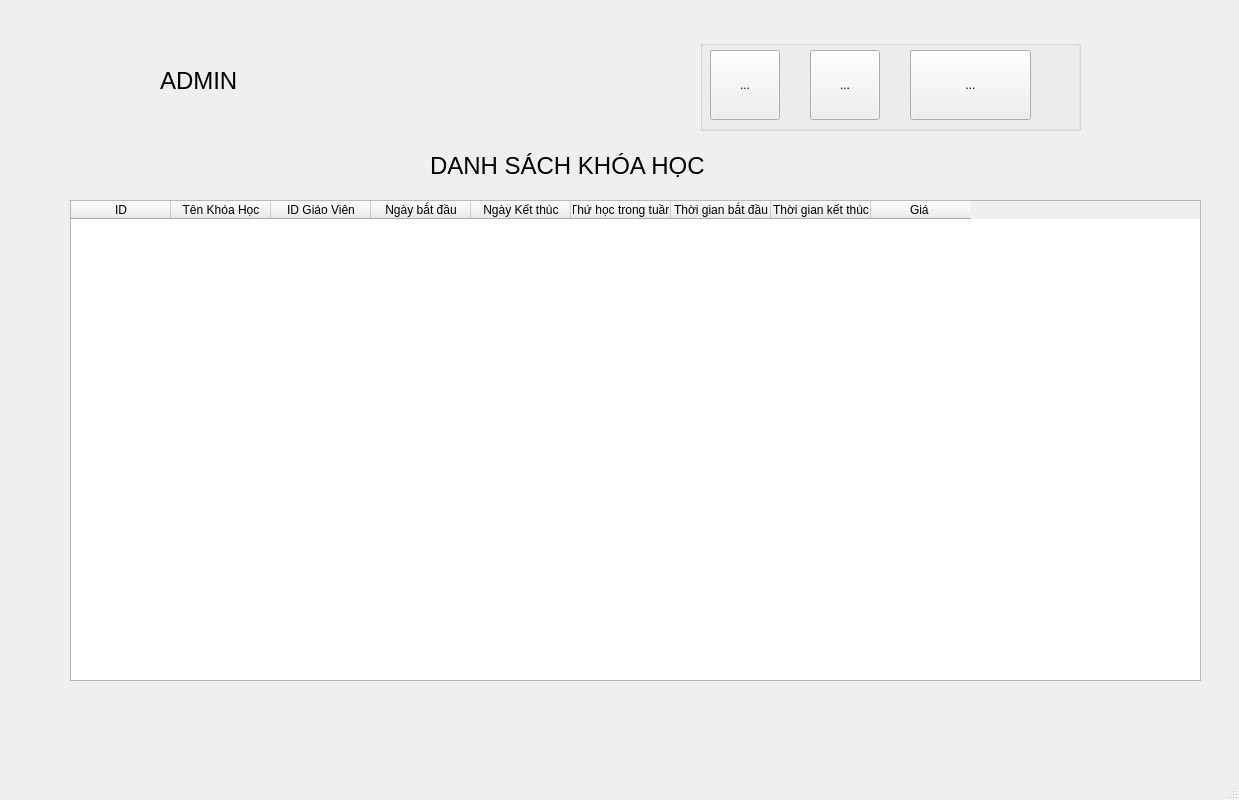
<?xml version="1.0" encoding="UTF-8"?>
<ui version="4.0">
 <class>MainWindow</class>
 <widget class="QMainWindow" name="MainWindow">
  <property name="geometry">
   <rect>
    <x>0</x>
    <y>0</y>
    <width>1239</width>
    <height>800</height>
   </rect>
  </property>
  <property name="windowTitle">
   <string>MainWindow</string>
  </property>
  <widget class="QWidget" name="centralwidget">
   <widget class="QLabel" name="label">
    <property name="geometry">
     <rect>
      <x>100</x>
      <y>40</y>
      <width>55</width>
      <height>16</height>
     </rect>
    </property>
    <property name="text">
     <string/>
    </property>
   </widget>
   <widget class="QLabel" name="label_2">
    <property name="geometry">
     <rect>
      <x>70</x>
      <y>40</y>
      <width>80</width>
      <height>80</height>
     </rect>
    </property>
    <property name="text">
     <string/>
    </property>
    <property name="pixmap">
     <pixmap>admin.png</pixmap>
    </property>
    <property name="scaledContents">
     <bool>true</bool>
    </property>
   </widget>
   <widget class="QLabel" name="label_3">
    <property name="geometry">
     <rect>
      <x>160</x>
      <y>60</y>
      <width>101</width>
      <height>41</height>
     </rect>
    </property>
    <property name="font">
     <font>
      <pointsize>18</pointsize>
     </font>
    </property>
    <property name="text">
     <string>ADMIN</string>
    </property>
   </widget>
   <widget class="QGroupBox" name="groupBox">
    <property name="geometry">
     <rect>
      <x>700</x>
      <y>40</y>
      <width>381</width>
      <height>91</height>
     </rect>
    </property>
    <property name="title">
     <string/>
    </property>
    <widget class="QToolButton" name="toolButton">
     <property name="geometry">
      <rect>
       <x>110</x>
       <y>10</y>
       <width>70</width>
       <height>70</height>
      </rect>
     </property>
     <property name="text">
      <string>...</string>
     </property>
     <property name="icon">
      <iconset>
       <normaloff>xóa.png</normaloff>xóa.png</iconset>
     </property>
     <property name="iconSize">
      <size>
       <width>80</width>
       <height>80</height>
      </size>
     </property>
    </widget>
    <widget class="QToolButton" name="toolButton_2">
     <property name="geometry">
      <rect>
       <x>10</x>
       <y>10</y>
       <width>70</width>
       <height>70</height>
      </rect>
     </property>
     <property name="text">
      <string>...</string>
     </property>
     <property name="icon">
      <iconset>
       <normaloff>chỉnh sữa.png</normaloff>chỉnh sữa.png</iconset>
     </property>
     <property name="iconSize">
      <size>
       <width>80</width>
       <height>80</height>
      </size>
     </property>
    </widget>
    <widget class="QToolButton" name="toolButton_3">
     <property name="geometry">
      <rect>
       <x>210</x>
       <y>10</y>
       <width>121</width>
       <height>70</height>
      </rect>
     </property>
     <property name="text">
      <string>...</string>
     </property>
     <property name="icon">
      <iconset>
       <normaloff>exit.png</normaloff>exit.png</iconset>
     </property>
     <property name="iconSize">
      <size>
       <width>80</width>
       <height>80</height>
      </size>
     </property>
    </widget>
   </widget>
   <widget class="QTableWidget" name="tableWidget">
    <property name="geometry">
     <rect>
      <x>70</x>
      <y>200</y>
      <width>1131</width>
      <height>481</height>
     </rect>
    </property>
    <column>
     <property name="text">
      <string>ID</string>
     </property>
    </column>
    <column>
     <property name="text">
      <string>Tên Khóa Học</string>
     </property>
    </column>
    <column>
     <property name="text">
      <string>ID Giáo Viên</string>
     </property>
    </column>
    <column>
     <property name="text">
      <string>Ngày bắt đầu</string>
     </property>
    </column>
    <column>
     <property name="text">
      <string>Ngày Kết thúc</string>
     </property>
    </column>
    <column>
     <property name="text">
      <string>Thứ học trong tuần</string>
     </property>
    </column>
    <column>
     <property name="text">
      <string>Thời gian bắt đầu</string>
     </property>
    </column>
    <column>
     <property name="text">
      <string>Thời gian kết thúc</string>
     </property>
    </column>
    <column>
     <property name="text">
      <string>Giá </string>
     </property>
    </column>
   </widget>
   <widget class="QLabel" name="label_4">
    <property name="geometry">
     <rect>
      <x>430</x>
      <y>150</y>
      <width>321</width>
      <height>31</height>
     </rect>
    </property>
    <property name="font">
     <font>
      <pointsize>18</pointsize>
     </font>
    </property>
    <property name="text">
     <string>DANH SÁCH KHÓA HỌC</string>
    </property>
   </widget>
  </widget>
  <widget class="QMenuBar" name="menubar">
   <property name="geometry">
    <rect>
     <x>0</x>
     <y>0</y>
     <width>1239</width>
     <height>26</height>
    </rect>
   </property>
  </widget>
  <widget class="QStatusBar" name="statusbar"/>
 </widget>
 <resources/>
 <connections/>
</ui>
